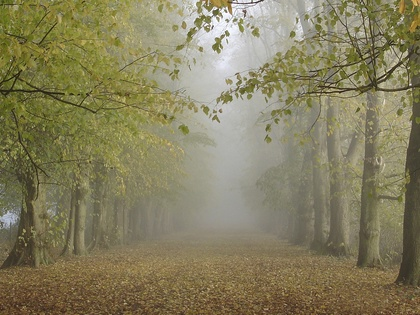
%> input picture src/img/forest.jpg, 420 x 315 px, shrunk from 1024 x 768 before the run
$ octave main_dehaze.m   (GNU Octave 9; MATLAB toolbox functions it lacks are replaced by stand-ins)
%> lines starting %> are read from the running program, lines starting %| are printed output that depends on the picture; in (x1, y1, x2, y2) boxes, pixels count from 0 and x2, y2 are one past the last pixel; in counts of white or black regions, pixels touching at a corner belong together; the program's own positions count from 1
### src/MinFilter.m
function I_min = MinFilter(I, r)
% I_min(i,j) = min(min(I(i-r:i+r, j-r:j+r)))
% I:     single channel image
% r:     window radius

[hei, wid] = size(I);

I_padded = padarray(I, [r r], Inf);

I_min = zeros(hei, wid);
for i = 1:hei           % ordfilt2
    for j = 1:wid
        I_min(i,j) = min(min(I_padded(i:i+2*r, j:j+2*r)));
    end
end

end

### src/GetAirLight.m
function Ac = GetAirLight(I_rgb, I_dark, percentage)

I_brightest = im2bw(I_dark, percentage*max(max(I_dark)));
count = length(find(I_brightest));

Ac = [0,0,0];
for c = 1:3
    sum_brightest = sum(sum(I_rgb(:,:,c).*I_brightest));
    Ac(c) = sum_brightest/count;
end

end

### src/EdgeAwareWeighting.m
function gamma = EdgeAwareWeighting(G)
% Eqn(5) in the paper
% G:    guidance image, must be a gray-scale image
% gamma:  weighting result

% L = 1; % dynamic range
L = max(max(G)) - min(min(G));
eps = (0.001*L)^2;
r = 1; % 눗왯곕쓺(x-r:x+r, y-r:y+r)

[hei, wid] = size(G);
N = boxfilter(ones(hei, wid), r);

mean_G = boxfilter(G, r) ./ N;
mean_GG = boxfilter(G.*G, r) ./ N;
var_G = mean_GG - mean_G .* mean_G;     % variance

% Eqn(5)
var_G1 = var_G + eps;
var_G1_sum = sum(sum(1./var_G1));
gamma0 = var_G1 * var_G1_sum /hei/wid;

gamma = imgaussfilt(gamma0, 2);

end

### src/boxfilter.m
function imDst = boxfilter(imSrc, r)

%   BOXFILTER   O(1) time box filtering using cumulative sum
%
%   - Definition imDst(x, y)=sum(sum(imSrc(x-r:x+r,y-r:y+r)));
%   - Running time independent of r;
%   - Equivalent to the function: colfilt(imSrc, [2*r+1, 2*r+1], 'sliding', @sum);
%   - But much faster.

[hei, wid] = size(imSrc);
imDst = zeros(size(imSrc));

%cumulative sum over Y axis
imCum = cumsum(imSrc, 1);
%difference over Y axis
imDst(1:r+1, :) = imCum(1+r:2*r+1, :);
imDst(r+2:hei-r, :) = imCum(2*r+2:hei, :) - imCum(1:hei-2*r-1, :);
imDst(hei-r+1:hei, :) = repmat(imCum(hei, :), [r, 1]) - imCum(hei-2*r:hei-r-1, :);

%cumulative sum over X axis
imCum = cumsum(imDst, 2);
%difference over Y axis
imDst(:, 1:r+1) = imCum(:, 1+r:2*r+1);
imDst(:, r+2:wid-r) = imCum(:, 2*r+2:wid) - imCum(:, 1:wid-2*r-1);
imDst(:, wid-r+1:wid) = repmat(imCum(:, wid), [1, r]) - imCum(:, wid-2*r:wid-r-1);
end

### src/WeightedGuidedImageFilter.m
function Z = WeightedGuidedImageFilter(X, G, r, lambda, gamma)
% X:        input image, must be a gray-scale image
% G:        guidance image, must be a gray-scale image
% r:        window radius
% lambda:   regularization parameter
% gamma:    selective
% Z:        filter output

if(exist('gamma_G', 'var') ~= 1)
    gamma = EdgeAwareWeighting(G);
end

[hei, wid] = size(X);
N = boxfilter(ones(hei, wid), r);

GX = G .* X;
mean_GX = boxfilter(GX, r) ./ N;
mean_X = boxfilter(X, r) ./ N;
mean_G = boxfilter(G, r) ./ N;

mean_GG = boxfilter(G.*G, r) ./ N;
var_G = mean_GG - mean_G .* mean_G;

a = (mean_GX - mean_G.*mean_X) ./ (var_G + lambda./gamma);
b = mean_X - a .* mean_G;

mean_a = boxfilter(a, r) ./ N;
mean_b = boxfilter(b, r) ./ N;

Z = mean_a .* G + mean_b;       % Eqn(9) in the paper

end

### src/main_dehaze.m
%% Demo of haze removal
I_rgb = imread('.\img\forest.jpg');
%> I_rgb is the input picture: size 315x420x3 uint8; mean R, G, B 133.5, 127.1, 94.6
% I_rgb = imread('.\img\forest2.jpg');
% I_rgb = imread('.\img\river.jpg');

I_rgb = double(I_rgb) / 255;
%> I_rgb: size 315x420x3 double

addpath('dehaze');

epsilon = 7; %10;       % window radius for Minfilter
I_min = min(I_rgb, [], 3);% + min_offset;
I_dark = MinFilter(I_min, epsilon);  % Eqn(23)
%> after the loop in MinFilter, `for i = 1:hei`:
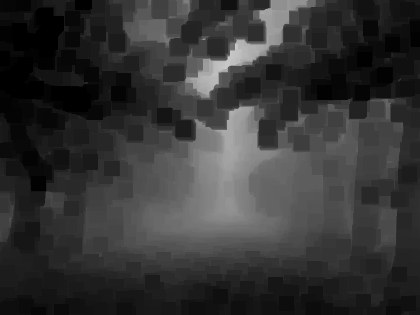
%> I_min: size 315x420 double; min 0, max 0.784, mean 0.206

Ac = GetAirLight(I_rgb, I_dark, 0.98);
%> in GetAirLight, `I_brightest = im2bw(I_dark, percentage*max(max(I_dark)));`:
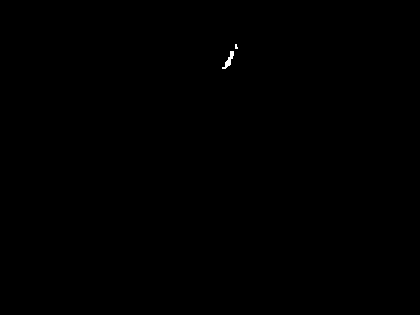
%> I_brightest: size 315x420 logical; 0.07% white; 2 white regions (1 under 20 px), largest, box (x1, y1, x2, y2) and area: (222, 51, 234, 69) 80
%> in GetAirLight, `count = length(find(I_brightest));`: count = 92
%> the loop in GetAirLight, `for c = 1:3` made 3 passes
%> sum_brightest on passes 1 to 3: 78.88, 79.38, 81.53
%> after the loop in GetAirLight, `for c = 1:3`: Ac = [0.857 0.863 0.886]
%> Ac = [0.857 0.863 0.886]

omega = 31/32;
t = 1 - omega * (I_dark./min(Ac));     % Eqn(27)

r = 60;                 % raduis for wgif
lambda = 1/1000;        % regulation parameter for wgif
G = rgb2gray(I_rgb);
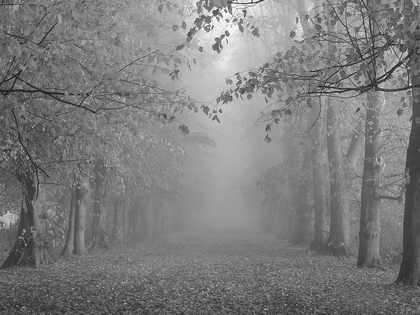
%> G: size 315x420 double; min 0.0902, max 1, mean 0.491
t_smoothed = WeightedGuidedImageFilter(t, G, r, lambda);
%> in EdgeAwareWeighting, `L = max(max(G)) - min(min(G));`: L = 0.91
%> in EdgeAwareWeighting, `eps = (0.001*L)^2;`: eps = 8.28e-07
%> in boxfilter, `imDst(hei-r+1:hei, :) = repmat(imCum(hei, :), [r, 1]) - imCum(hei-2*r:..`: imDst: size 315x420 double; values 2 (black) and 3 (white), 99.4% white; black in thin lines or dots
%> in boxfilter, `imDst(:, 1:r+1) = imCum(:, 1+r:2*r+1);`: imDst: size 315x420 double; min 2, max 9, mean 3.02
%> in boxfilter, `imDst(:, wid-r+1:wid) = repmat(imCum(:, wid), [1, r]) - imCum(:, wid-2..`: imDst: size 315x420 double; min 4, max 9, mean 8.97
%> in boxfilter (call 2), `imDst(hei-r+1:hei, :) = repmat(imCum(hei, :), [r, 1]) - imCum(hei-2*r:..`: imDst: size 315x420 double; min 0.402, max 2.97, mean 1.47
%> in boxfilter (call 2), `imDst(:, 1:r+1) = imCum(:, 1+r:2*r+1);`: imDst: size 315x420 double; min 0.402, max 5.97, mean 1.48
%> in boxfilter (call 2), `imDst(:, wid-r+1:wid) = repmat(imCum(:, wid), [1, r]) - imCum(:, wid-2..`: imDst: size 315x420 double; min 0.991, max 8.66, mean 4.41
%> call 3 of boxfilter, with r = 1
%> in boxfilter (call 3), `imDst(hei-r+1:hei, :) = repmat(imCum(hei, :), [r, 1]) - imCum(hei-2*r:..`: imDst: size 315x420 double; min 0.0559, max 2.94, mean 0.775
%> in boxfilter (call 3), `imDst(:, 1:r+1) = imCum(:, 1+r:2*r+1);`:
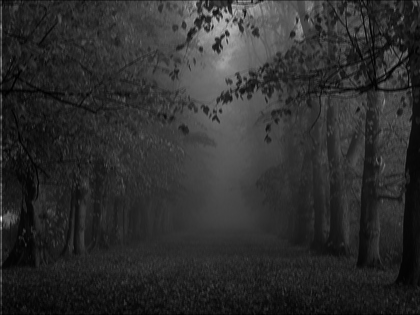
%> imDst: size 315x420 double; min 0.065, max 3.96, mean 0.778; drawn with min black and max white
%> in boxfilter (call 3), `imDst(:, wid-r+1:wid) = repmat(imCum(:, wid), [1, r]) - imCum(:, wid-2..`: imDst: size 315x420 double; min 0.185, max 8.33, mean 2.32
%> in EdgeAwareWeighting, `var_G1_sum = sum(sum(1./var_G1));`: var_G1_sum = 1.27e+09
%> call 4 of boxfilter, with r = 60
%> in boxfilter (call 4), `imDst(:, wid-r+1:wid) = repmat(imCum(:, wid), [1, r]) - imCum(:, wid-2..`:
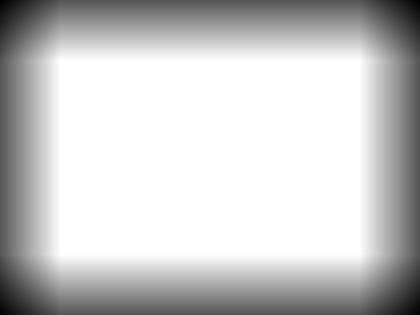
%> imDst: size 315x420 double; min 3721, max 14641, mean 12281.9; drawn with min black and max white
%> call 5 of boxfilter, with r = 60
%> in boxfilter (call 5), `imDst(hei-r+1:hei, :) = repmat(imCum(hei, :), [r, 1]) - imCum(hei-2*r:..`:
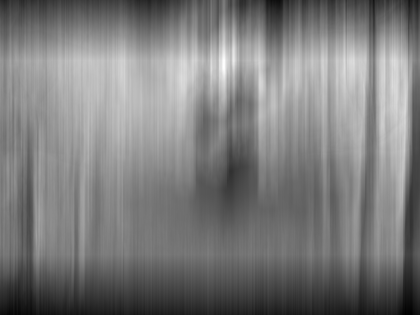
%> imDst: size 315x420 double; min 15.32, max 65.35, mean 39.6; drawn with min black and max white
%> in boxfilter (call 5), `imCum = cumsum(imDst, 2);`:
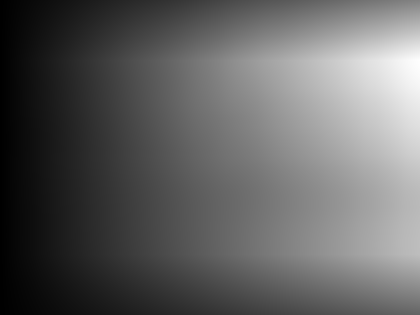
%> imCum: size 315x420 double; min 18.53, max 21737.6, mean 8357.2; drawn with min black and max white

haze_level = 0.03125;   % 0(light), 0.03125(normal), 0.0625(heavy);
t_adjusted = t_smoothed .^(1+haze_level);   % Eqn(28)
amplify_factor0 = max(0.1, 1./t_adjusted - 1);
amplify_factor = repmat(amplify_factor0, 1,1,3);

[hei, wid, ~] = size(I_rgb);
%> hei = 315; wid = 420
Ac_rep = repmat(reshape(Ac, [1,1,3]), hei, wid);
Z = I_rgb + amplify_factor.*(I_rgb-Ac_rep);  % Eqn(30)

% figure();   imshow([rgb2gray(I_rgb),I_min,I_dark]);     title('I-gray, I-min, I-dark');
figure();   imshow([t, t_adjusted]);    title('t, t-adjusted');
figure();   imshow([I_rgb, Z]);     title('I-rgb, Z');
